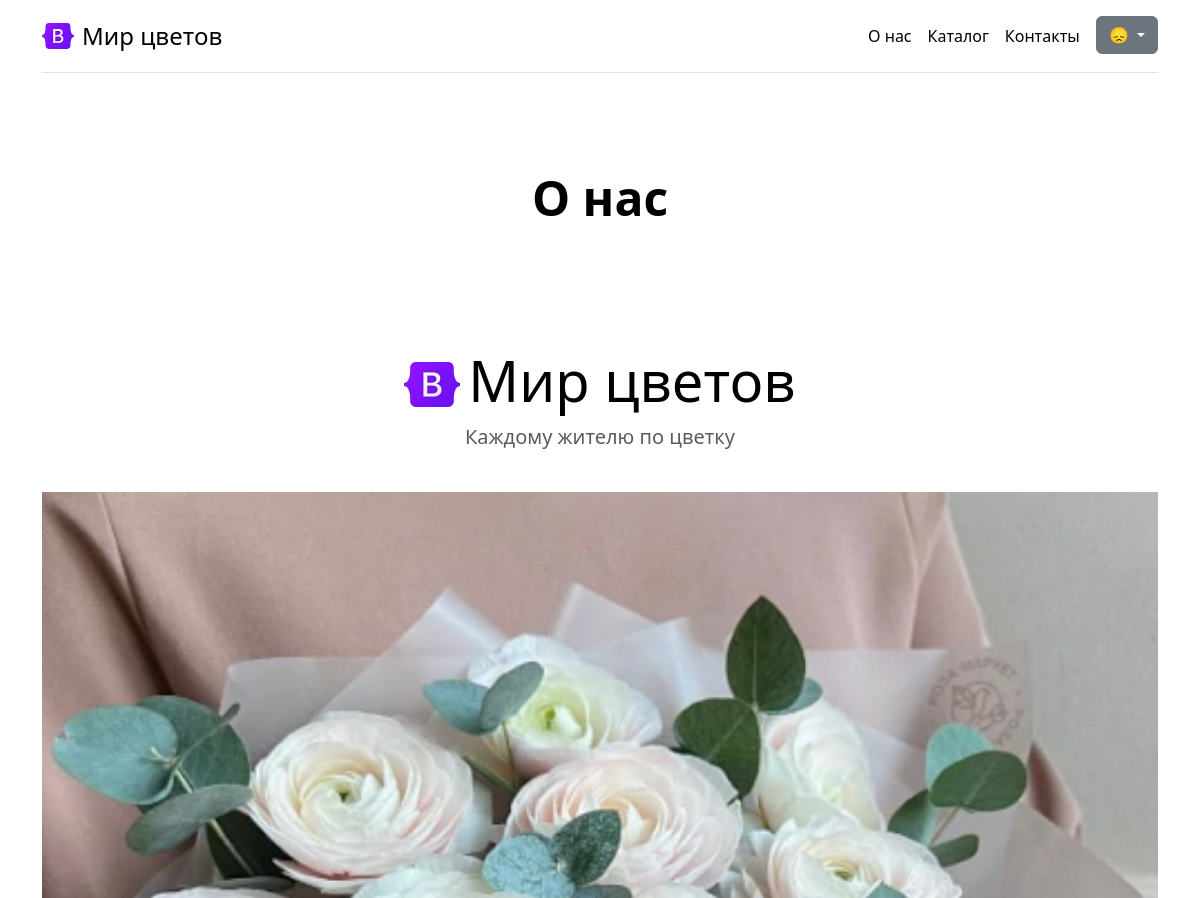
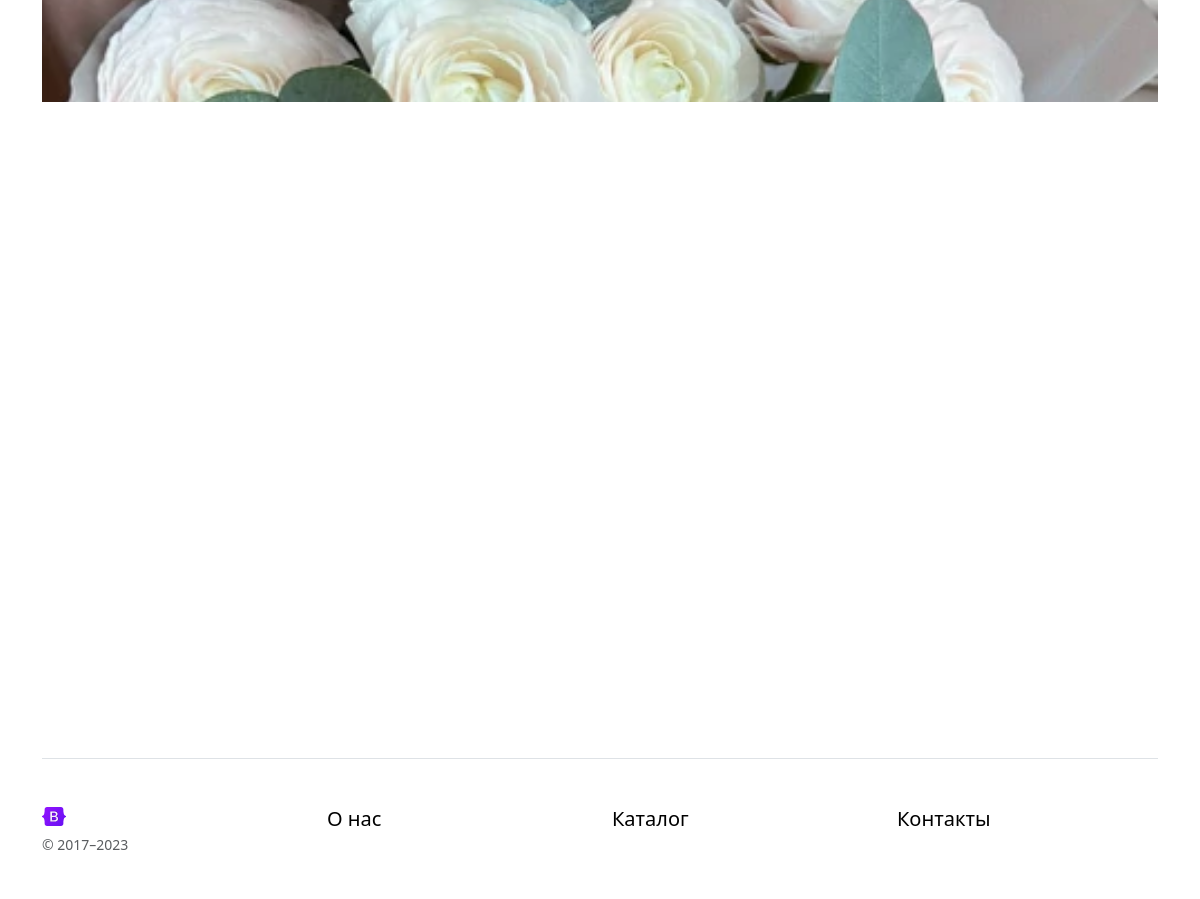
Page /about/ on the earlier database version (2 pictures, top to bottom).
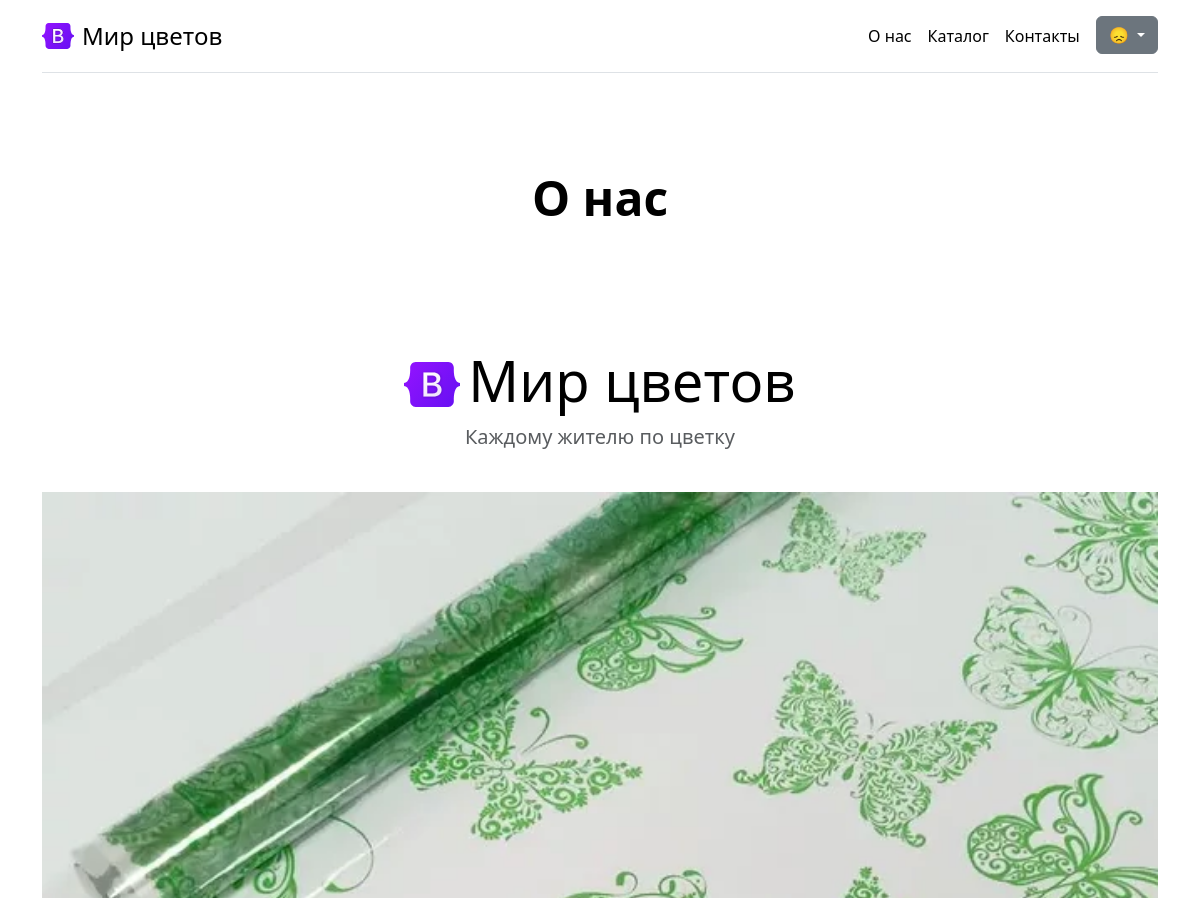
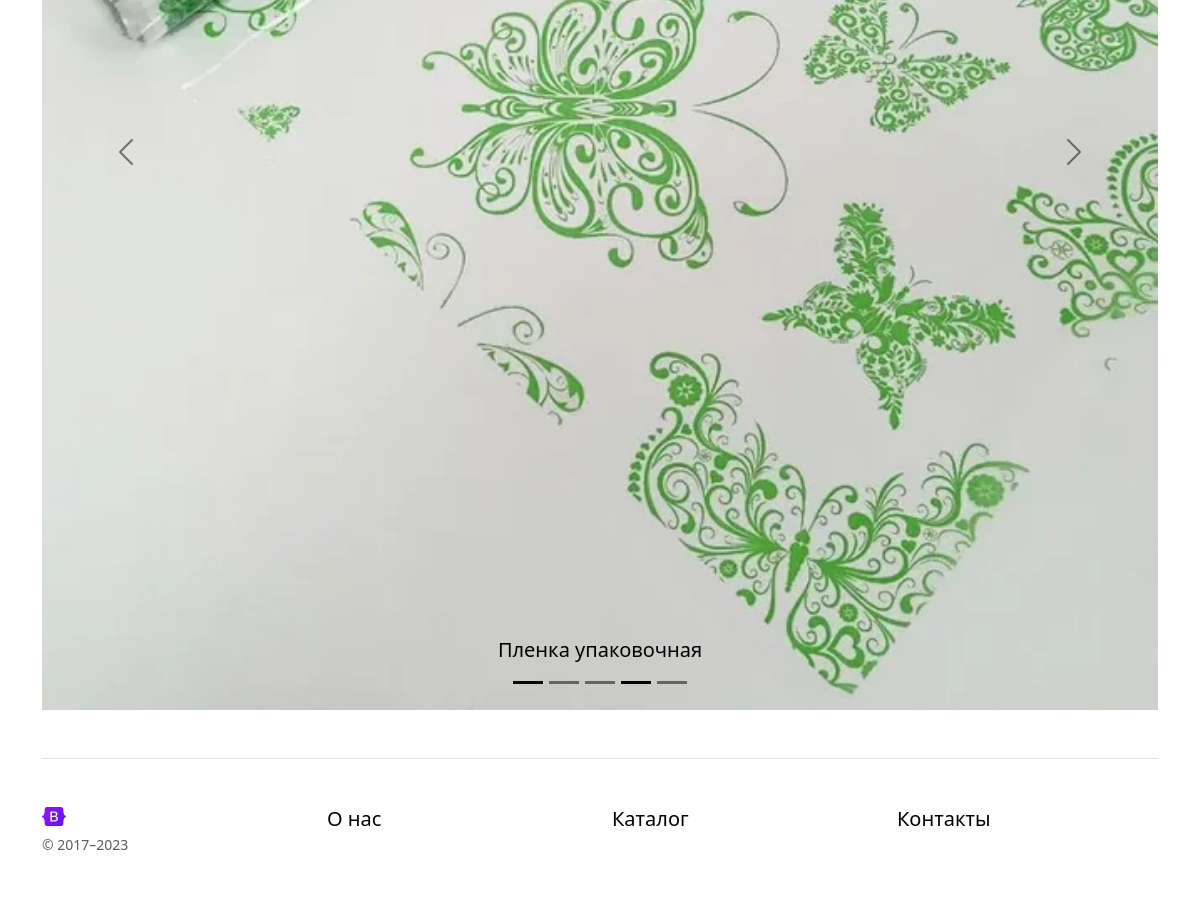
Same page on the later database version (2 pictures, top to bottom).
### goods/models.py (models this page shows, shortened)
class Goods(NameMixin, models.Model):
    objects = models.Manager() # По умолчанию. Нужен для админки.
    in_stock = GoodsManager()
    added = models.DateTimeField(auto_now_add=True,
                                 verbose_name="Дата добавления")
    photo = models.ImageField(verbose_name="Фото")
    price = models.DecimalField(max_digits=10,
                                decimal_places=2,
                                verbose_name="Цена")
    origin = models.ForeignKey(
        "Country",
        on_delete=models.CASCADE,
        verbose_name="Страна-производитель",
    )
    color = models.ForeignKey(
        "Color",
        on_delete=models.CASCADE,
        verbose_name="Цвет",
    )
    category = models.ForeignKey(
        "Category",
        on_delete=models.CASCADE,
        verbose_name="Категория / Вид товара",
    )
    stock = models.PositiveIntegerField(default=0, null=False, blank=False, verbose_name="Остаток товара")
    class Meta:
        verbose_name = "Товар"
        verbose_name_plural = "Товары"

### companies/views.py (the view)
# urls.py: path('about/', AboutCompanyView.as_view(), name="about"),
class AboutCompanyView(TemplateView):
    template_name = "companies/about.html"
    def get_context_data(self, **kwargs):
        context = super().get_context_data(**kwargs)
        context["object_list"] = Goods.in_stock.all()[:5]
        return context

### goods/models.py (called while the page is built)
    def get_queryset(self):
        return super().get_queryset().filter(stock__gte=1).order_by("-added")

### companies/templates/companies/about.html
{% extends "general/parts/base.html" %}
{% load static %}
{% block content %}
{% include 'general/parts/h.html' with h='О нас' %}
<div class="pricing-header p-3 pb-md-4 mx-auto text-center">
    <h1 class="display-4 fw-normal text-body-emphasis"><img class="me-2 pb-1" style="width: 1em;"
                                                            src="{% static 'companies/img/logo.svg' %}" alt="Лого">Мир
        цветов</h1>
    <p class="fs-5 text-body-secondary">Каждому жителю по цветку</p>
</div>
{% include 'companies/slider.html' %}
{% endblock %}

### companies/templates/companies/slider.html (shortened to what this page needs)
<div id="carouselExampleDark" class="carousel carousel-dark slide" data-bs-ride="carousel">
  <div class="carousel-indicators">
    <button type="button" data-bs-target="#carouselExampleDark" data-bs-slide-to="0" class="active" aria-current="true" aria-label="Slide 1"></button>
    <button type="button" data-bs-target="#carouselExampleDark" data-bs-slide-to="1" aria-label="Slide 2"></button>
    <button type="button" data-bs-target="#carouselExampleDark" data-bs-slide-to="2" aria-label="Slide 3"></button>
    <button type="button" data-bs-target="#carouselExampleDark" data-bs-slide-to="3" class="active" aria-current="true" aria-label="Slide 4"></button>
    <button type="button" data-bs-target="#carouselExampleDark" data-bs-slide-to="4" aria-label="Slide 5"></button>
  </div>
  <div class="carousel-inner">
    {% for obj in object_list %}
    <div class="carousel-item {% if forloop.first %}active{% endif %}" data-bs-interval="10000">
      <img src="{{ obj.photo.url }}" class="d-block w-100" alt="{{ obj.name }}">
      <div class="carousel-caption d-none d-md-block">
        <h5>{{ obj.name }}</h5>
      </div>
    </div>
    {% endfor %}
  </div>
  <button class="carousel-control-prev" type="button" data-bs-target="#carouselExampleDark" data-bs-slide="prev">
    <span class="carousel-control-prev-icon" aria-hidden="true"></span>
  </button>
  <button class="carousel-control-next" type="button" data-bs-target="#carouselExampleDark" data-bs-slide="next">
    <span class="carousel-control-next-icon" aria-hidden="true"></span>
  </button>
</div>

Differences in the rows shown:
removed Goods: photo (picture)
now on this page (row edited): Goods: photo (picture), name "Пленка упаковочная"
